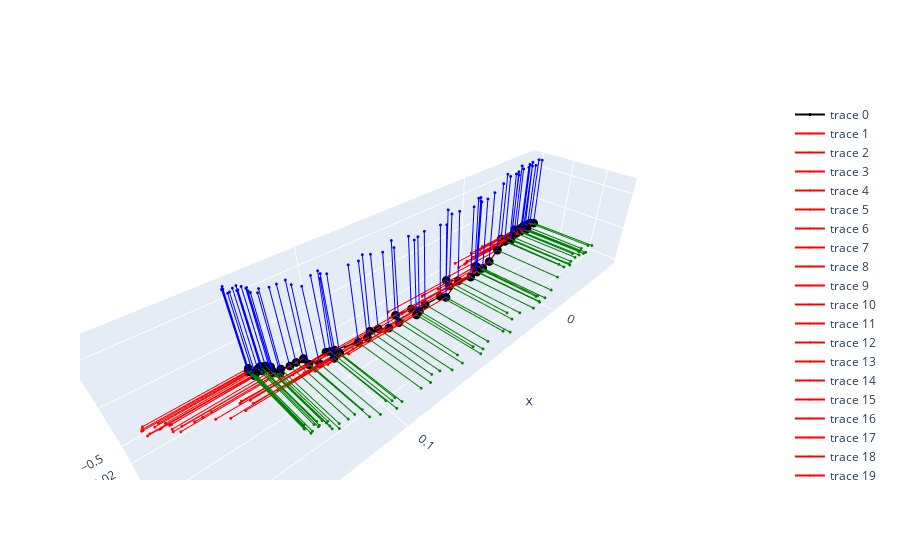

Notebook source saved alongside this figure:
### Code cell
x_unit = np.array([[1],[0],[0]]) * 0.04
y_unit = np.array([[0],[1],[0]]) * 0.04
z_unit = np.array([[0],[0],[1]]) * 0.04

x_ends = []
y_ends = []
z_ends = []

for i in range(len(orientations)):
    x_ends.append(orientations[i] @ x_unit)
    y_ends.append(orientations[i] @ y_unit)
    z_ends.append(orientations[i] @ z_unit)

layout = go.Layout(scene=dict(aspectmode='data'))

arrows = []

for i in range(len(x_ends)):
    arrows.append(go.Scatter3d(x=[positions[i][0], positions[i][0] + x_ends[i][0][0]],
                               y=[positions[i][1], positions[i][1] + x_ends[i][1][0]],
                               z=[positions[i][2], positions[i][2] + x_ends[i][2][0]],
                               marker_size=1, line=dict(color='red',width=2)))

for i in range(len(y_ends)):
    arrows.append(go.Scatter3d(x=[positions[i][0], positions[i][0] + y_ends[i][0][0]],
                               y=[positions[i][1], positions[i][1] + y_ends[i][1][0]],
                               z=[positions[i][2], positions[i][2] + y_ends[i][2][0]],
                               marker_size=1, line=dict(color='green',width=2)))

for i in range(len(z_ends)):
    arrows.append(go.Scatter3d(x=[positions[i][0], positions[i][0] + z_ends[i][0][0]],
                               y=[positions[i][1], positions[i][1] + z_ends[i][1][0]],
                               z=[positions[i][2], positions[i][2] + z_ends[i][2][0]],
                               marker_size=1, line=dict(color='blue',width=2)))

fig = go.Figure(data=[go.Scatter3d(x=positions.T[0], y=positions.T[1], z=positions.T[2],
                                    marker_size=3, text=np.arange(0, len(positions)), line=dict(color='black',width=2))] + arrows,
                                    layout=layout)

fig.show()

### Figure 1 — Plotly figure (JSON) as saved in the notebook; plotly's stock layout.template omitted (floating-point values rounded to 4 significant figures)
{"data": [{"line": {"color": "black", "width": 2}, "marker": {"size": 3}, "text": [0, 1, 2, 3, 4, 5, 6, 7, 8, 9, 10, 11, 12, 13, 14, 15, 16, 17, 18, 19, 20, 21, 22, 23, 24, 25, 26, 27, 28, 29, 30, 31, 32, 33, 34, 35, 36, 37, 38, 39, 40, 41, 42, 43, 44, 45, 46, 47, 48, 49, 50, 51, 52, 53, 54, 55, 56, 57, 58, 59, 60, 61, 62, 63, 64, 65], "type": "scatter3d", "x": [-0.05017, -0.05379, -0.04602, -0.04797, -0.05558, -0.04758, -0.0432, -0.03203, -0.04534, -0.04072, -0.03844, -0.03327, -0.02801, -0.0313, -0.01702, -0.02689, -0.003652, 0.002686, 0.007919, 0.003917, 0.007936, 0.004376, 0.0134, 0.0275, 0.02461, 0.01943, 0.03477, 0.03518, 0.04591, 0.05137, 0.0549, 0.05231, 0.06249, 0.06412, 0.07033, 0.07822, 0.07321, 0.08193, 0.08679, 0.1002, 0.0969, 0.1007, 0.09628, 0.0999, 0.1104, 0.1098, 0.1056, 0.1132, 0.1162, 0.1205, 0.1216, 0.1236, 0.1234, 0.1261, 0.1234, 0.1298, 0.1275, 0.1315, 0.1312, 0.131, 0.1306, 0.1266, 0.1307, 0.126, 0.1228, 0.1242], "y": [-0.01907, -0.01718, -0.01826, -0.01512, -0.01567, -0.01855, -0.01644, -0.0153, -0.01504, -0.01922, -0.01626, -0.01576, -0.01955, -0.01559, -0.01373, -0.01602, -0.009037, -0.008335, -0.008056, -0.01182, -0.008332, -0.01242, -0.007705, -0.01007, -0.01498, -0.01118, -0.005619, -0.009154, -0.009329, -0.007778, -0.006163, -0.0125, -0.01274, -0.008513, -0.008654, -0.01269, -0.01287, -0.009795, -0.01016, -0.01207, -0.01027, -0.00902, -0.01523, -0.01646, -0.01323, -0.01826, -0.01308, -0.01876, -0.01871, -0.01806, -0.01658, -0.01802, -0.02184, -0.02379, -0.01983, -0.02077, -0.02338, -0.02341, -0.02399, -0.02341, -0.02466, -0.02215, -0.02038, -0.02252, -0.02221, -0.02351], "z": [-0.4941, -0.493, -0.4941, -0.4944, -0.4932, -0.4946, -0.4945, -0.4958, -0.494, -0.4936, -0.494, -0.4942, -0.4952, -0.4948, -0.496, -0.495, -0.4957, -0.497, -0.4968, -0.4968, -0.4964, -0.4971, -0.4974, -0.4973, -0.4976, -0.4986, -0.4986, -0.4996, -0.4992, -0.4993, -0.4989, -0.5002, -0.4985, -0.4997, -0.4995, -0.499, -0.5007, -0.4991, -0.4989, -0.4967, -0.4986, -0.4984, -0.5006, -0.5003, -0.4983, -0.4985, -0.5009, -0.4989, -0.4988, -0.4971, -0.4976, -0.4972, -0.4971, -0.4956, -0.4972, -0.4951, -0.4957, -0.4947, -0.4947, -0.4947, -0.4942, -0.4966, -0.4951, -0.4968, -0.4971, -0.4966]}, {"line": {"color": "red", "width": 2}, "marker": {"size": 1}, "type": "scatter3d", "x": [-0.05017, -0.01019], "y": [-0.01907, -0.01959], "z": [-0.4941, -0.4932]}, {"line": {"color": "red", "width": 2}, "marker": {"size": 1}, "type": "scatter3d", "x": [-0.05379, -0.0138], "y": [-0.01718, -0.01763], "z": [-0.493, -0.4925]}, {"line": {"color": "red", "width": 2}, "marker": {"size": 1}, "type": "scatter3d", "x": [-0.04602, -0.006033], "y": [-0.01826, -0.01878], "z": [-0.4941, -0.4932]}, {"line": {"color": "red", "width": 2}, "marker": {"size": 1}, "type": "scatter3d", "x": [-0.04797, -0.007976], "y": [-0.01512, -0.0156], "z": [-0.4944, -0.4937]}, {"line": {"color": "red", "width": 2}, "marker": {"size": 1}, "type": "scatter3d", "x": [-0.05558, -0.01559], "y": [-0.01567, -0.01625], "z": [-0.4932, -0.4933]}, {"line": {"color": "red", "width": 2}, "marker": {"size": 1}, "type": "scatter3d", "x": [-0.04758, -0.007586], "y": [-0.01855, -0.01905], "z": [-0.4946, -0.4942]}, {"line": {"color": "red", "width": 2}, "marker": {"size": 1}, "type": "scatter3d", "x": [-0.0432, -0.003209], "y": [-0.01644, -0.01698], "z": [-0.4945, -0.4941]}, {"line": {"color": "red", "width": 2}, "marker": {"size": 1}, "type": "scatter3d", "x": [-0.03203, 0.007951], "y": [-0.0153, -0.01586], "z": [-0.4958, -0.4947]}, {"line": {"color": "red", "width": 2}, "marker": {"size": 1}, "type": "scatter3d", "x": [-0.04534, -0.005343], "y": [-0.01504, -0.01562], "z": [-0.494, -0.4941]}, {"line": {"color": "red", "width": 2}, "marker": {"size": 1}, "type": "scatter3d", "x": [-0.04072, -0.000718], "y": [-0.01922, -0.0197], "z": [-0.4936, -0.4936]}, {"line": {"color": "red", "width": 2}, "marker": {"size": 1}, "type": "scatter3d", "x": [-0.03844, 0.001552], "y": [-0.01626, -0.01677], "z": [-0.494, -0.4941]}, {"line": {"color": "red", "width": 2}, "marker": {"size": 1}, "type": "scatter3d", "x": [-0.03327, 0.006726], "y": [-0.01576, -0.01627], "z": [-0.4942, -0.4942]}, {"line": {"color": "red", "width": 2}, "marker": {"size": 1}, "type": "scatter3d", "x": [-0.02801, 0.01198], "y": [-0.01955, -0.02019], "z": [-0.4952, -0.495]}, {"line": {"color": "red", "width": 2}, "marker": {"size": 1}, "type": "scatter3d", "x": [-0.0313, 0.008696], "y": [-0.01559, -0.01619], "z": [-0.4948, -0.4951]}, {"line": {"color": "red", "width": 2}, "marker": {"size": 1}, "type": "scatter3d", "x": [-0.01702, 0.02297], "y": [-0.01373, -0.01435], "z": [-0.496, -0.4954]}, {"line": {"color": "red", "width": 2}, "marker": {"size": 1}, "type": "scatter3d", "x": [-0.02689, 0.0131], "y": [-0.01602, -0.0166], "z": [-0.495, -0.4955]}, {"line": {"color": "red", "width": 2}, "marker": {"size": 1}, "type": "scatter3d", "x": [-0.003652, 0.03633], "y": [-0.009037, -0.009573], "z": [-0.4957, -0.4948]}, {"line": {"color": "red", "width": 2}, "marker": {"size": 1}, "type": "scatter3d", "x": [0.002686, 0.04267], "y": [-0.008335, -0.008868], "z": [-0.497, -0.4959]}, {"line": {"color": "red", "width": 2}, "marker": {"size": 1}, "type": "scatter3d", "x": [0.007919, 0.0479], "y": [-0.008056, -0.008529], "z": [-0.4968, -0.4956]}, {"line": {"color": "red", "width": 2}, "marker": {"size": 1}, "type": "scatter3d", "x": [0.003917, 0.04391], "y": [-0.01182, -0.01235], "z": [-0.4968, -0.496]}, {"line": {"color": "red", "width": 2}, "marker": {"size": 1}, "type": "scatter3d", "x": [0.007936, 0.04792], "y": [-0.008332, -0.008887], "z": [-0.4964, -0.4956]}, {"line": {"color": "red", "width": 2}, "marker": {"size": 1}, "type": "scatter3d", "x": [0.004376, 0.04437], "y": [-0.01242, -0.01298], "z": [-0.4971, -0.4968]}, {"line": {"color": "red", "width": 2}, "marker": {"size": 1}, "type": "scatter3d", "x": [0.0134, 0.05339], "y": [-0.007705, -0.008225], "z": [-0.4974, -0.4967]}, {"line": {"color": "red", "width": 2}, "marker": {"size": 1}, "type": "scatter3d", "x": [0.0275, 0.06747], "y": [-0.01007, -0.01052], "z": [-0.4973, -0.496]}, {"line": {"color": "red", "width": 2}, "marker": {"size": 1}, "type": "scatter3d", "x": [0.02461, 0.0646], "y": [-0.01498, -0.01538], "z": [-0.4976, -0.4969]}, {"line": {"color": "red", "width": 2}, "marker": {"size": 1}, "type": "scatter3d", "x": [0.01943, 0.05943], "y": [-0.01118, -0.01161], "z": [-0.4986, -0.4987]}, {"line": {"color": "red", "width": 2}, "marker": {"size": 1}, "type": "scatter3d", "x": [0.03477, 0.07476], "y": [-0.005619, -0.005973], "z": [-0.4986, -0.4979]}, {"line": {"color": "red", "width": 2}, "marker": {"size": 1}, "type": "scatter3d", "x": [0.03518, 0.07518], "y": [-0.009154, -0.009456], "z": [-0.4996, -0.4993]}, {"line": {"color": "red", "width": 2}, "marker": {"size": 1}, "type": "scatter3d", "x": [0.04591, 0.0859], "y": [-0.009329, -0.00965], "z": [-0.4992, -0.4984]}, {"line": {"color": "red", "width": 2}, "marker": {"size": 1}, "type": "scatter3d", "x": [0.05137, 0.09136], "y": [-0.007778, -0.00806], "z": [-0.4993, -0.4984]}, {"line": {"color": "red", "width": 2}, "marker": {"size": 1}, "type": "scatter3d", "x": [0.0549, 0.09489], "y": [-0.006163, -0.006406], "z": [-0.4989, -0.4981]}, {"line": {"color": "red", "width": 2}, "marker": {"size": 1}, "type": "scatter3d", "x": [0.05231, 0.0923], "y": [-0.0125, -0.01273], "z": [-0.5002, -0.4998]}, {"line": {"color": "red", "width": 2}, "marker": {"size": 1}, "type": "scatter3d", "x": [0.06249, 0.1025], "y": [-0.01274, -0.01296], "z": [-0.4985, -0.4978]}, {"line": {"color": "red", "width": 2}, "marker": {"size": 1}, "type": "scatter3d", "x": [0.06412, 0.1041], "y": [-0.008513, -0.008629], "z": [-0.4997, -0.4993]}, {"line": {"color": "red", "width": 2}, "marker": {"size": 1}, "type": "scatter3d", "x": [0.07033, 0.1103], "y": [-0.008654, -0.00876], "z": [-0.4995, -0.499]}, {"line": {"color": "red", "width": 2}, "marker": {"size": 1}, "type": "scatter3d", "x": [0.07822, 0.1182], "y": [-0.01269, -0.01278], "z": [-0.499, -0.4983]}, {"line": {"color": "red", "width": 2}, "marker": {"size": 1}, "type": "scatter3d", "x": [0.07321, 0.1132], "y": [-0.01287, -0.01293], "z": [-0.5007, -0.5007]}, {"line": {"color": "red", "width": 2}, "marker": {"size": 1}, "type": "scatter3d", "x": [0.08193, 0.1219], "y": [-0.009795, -0.009774], "z": [-0.4991, -0.4988]}, {"line": {"color": "red", "width": 2}, "marker": {"size": 1}, "type": "scatter3d", "x": [0.08679, 0.1268], "y": [-0.01016, -0.01013], "z": [-0.4989, -0.4986]}, {"line": {"color": "red", "width": 2}, "marker": {"size": 1}, "type": "scatter3d", "x": [0.1002, 0.1402], "y": [-0.01207, -0.01201], "z": [-0.4967, -0.4957]}, {"line": {"color": "red", "width": 2}, "marker": {"size": 1}, "type": "scatter3d", "x": [0.0969, 0.1369], "y": [-0.01027, -0.01023], "z": [-0.4986, -0.4982]}, {"line": {"color": "red", "width": 2}, "marker": {"size": 1}, "type": "scatter3d", "x": [0.1007, 0.1407], "y": [-0.00902, -0.008935], "z": [-0.4984, -0.4981]}, {"line": {"color": "red", "width": 2}, "marker": {"size": 1}, "type": "scatter3d", "x": [0.09628, 0.1363], "y": [-0.01523, -0.01516], "z": [-0.5006, -0.5009]}, {"line": {"color": "red", "width": 2}, "marker": {"size": 1}, "type": "scatter3d", "x": [0.0999, 0.1399], "y": [-0.01646, -0.01632], "z": [-0.5003, -0.5006]}, {"line": {"color": "red", "width": 2}, "marker": {"size": 1}, "type": "scatter3d", "x": [0.1104, 0.1504], "y": [-0.01323, -0.01299], "z": [-0.4983, -0.4981]}, {"line": {"color": "red", "width": 2}, "marker": {"size": 1}, "type": "scatter3d", "x": [0.1098, 0.1498], "y": [-0.01826, -0.01807], "z": [-0.4985, -0.4987]}, {"line": {"color": "red", "width": 2}, "marker": {"size": 1}, "type": "scatter3d", "x": [0.1056, 0.1456], "y": [-0.01308, -0.01282], "z": [-0.5009, -0.5016]}, {"line": {"color": "red", "width": 2}, "marker": {"size": 1}, "type": "scatter3d", "x": [0.1132, 0.1531], "y": [-0.01876, -0.01847], "z": [-0.4989, -0.4993]}, {"line": {"color": "red", "width": 2}, "marker": {"size": 1}, "type": "scatter3d", "x": [0.1162, 0.1562], "y": [-0.01871, -0.01841], "z": [-0.4988, -0.4992]}, {"line": {"color": "red", "width": 2}, "marker": {"size": 1}, "type": "scatter3d", "x": [0.1205, 0.1605], "y": [-0.01806, -0.01773], "z": [-0.4971, -0.4973]}, {"line": {"color": "red", "width": 2}, "marker": {"size": 1}, "type": "scatter3d", "x": [0.1216, 0.1616], "y": [-0.01658, -0.01618], "z": [-0.4976, -0.4979]}, {"line": {"color": "red", "width": 2}, "marker": {"size": 1}, "type": "scatter3d", "x": [0.1236, 0.1636], "y": [-0.01802, -0.01765], "z": [-0.4972, -0.4975]}, {"line": {"color": "red", "width": 2}, "marker": {"size": 1}, "type": "scatter3d", "x": [0.1234, 0.1634], "y": [-0.02184, -0.02149], "z": [-0.4971, -0.4975]}, {"line": {"color": "red", "width": 2}, "marker": {"size": 1}, "type": "scatter3d", "x": [0.1261, 0.1661], "y": [-0.02379, -0.0234], "z": [-0.4956, -0.4958]}, {"line": {"color": "red", "width": 2}, "marker": {"size": 1}, "type": "scatter3d", "x": [0.1234, 0.1634], "y": [-0.01983, -0.0194], "z": [-0.4972, -0.4978]}, {"line": {"color": "red", "width": 2}, "marker": {"size": 1}, "type": "scatter3d", "x": [0.1298, 0.1698], "y": [-0.02077, -0.02029], "z": [-0.4951, -0.4952]}, {"line": {"color": "red", "width": 2}, "marker": {"size": 1}, "type": "scatter3d", "x": [0.1275, 0.1675], "y": [-0.02338, -0.02296], "z": [-0.4957, -0.4961]}, {"line": {"color": "red", "width": 2}, "marker": {"size": 1}, "type": "scatter3d", "x": [0.1315, 0.1714], "y": [-0.02341, -0.02291], "z": [-0.4947, -0.4947]}, {"line": {"color": "red", "width": 2}, "marker": {"size": 1}, "type": "scatter3d", "x": [0.1312, 0.1712], "y": [-0.02399, -0.0236], "z": [-0.4947, -0.4947]}, {"line": {"color": "red", "width": 2}, "marker": {"size": 1}, "type": "scatter3d", "x": [0.131, 0.171], "y": [-0.02341, -0.02291], "z": [-0.4947, -0.4947]}, {"line": {"color": "red", "width": 2}, "marker": {"size": 1}, "type": "scatter3d", "x": [0.1306, 0.1706], "y": [-0.02466, -0.0242], "z": [-0.4942, -0.4942]}, {"line": {"color": "red", "width": 2}, "marker": {"size": 1}, "type": "scatter3d", "x": [0.1266, 0.1666], "y": [-0.02215, -0.02172], "z": [-0.4966, -0.497]}, {"line": {"color": "red", "width": 2}, "marker": {"size": 1}, "type": "scatter3d", "x": [0.1307, 0.1707], "y": [-0.02038, -0.0199], "z": [-0.4951, -0.4952]}, {"line": {"color": "red", "width": 2}, "marker": {"size": 1}, "type": "scatter3d", "x": [0.126, 0.166], "y": [-0.02252, -0.02207], "z": [-0.4968, -0.4973]}, {"line": {"color": "red", "width": 2}, "marker": {"size": 1}, "type": "scatter3d", "x": [0.1228, 0.1628], "y": [-0.02221, -0.02169], "z": [-0.4971, -0.4978]}, {"line": {"color": "red", "width": 2}, "marker": {"size": 1}, "type": "scatter3d", "x": [0.1242, 0.1642], "y": [-0.02351, -0.02305], "z": [-0.4966, -0.4971]}, {"line": {"color": "green", "width": 2}, "marker": {"size": 1}, "type": "scatter3d", "x": [-0.05017, -0.04966], "y": [-0.01907, 0.02093], "z": [-0.4941, -0.494]}, {"line": {"color": "green", "width": 2}, "marker": {"size": 1}, "type": "scatter3d", "x": [-0.05379, -0.05335], "y": [-0.01718, 0.02282], "z": [-0.493, -0.4928]}, {"line": {"color": "green", "width": 2}, "marker": {"size": 1}, "type": "scatter3d", "x": [-0.04602, -0.0455], "y": [-0.01826, 0.02173], "z": [-0.4941, -0.494]}, {"line": {"color": "green", "width": 2}, "marker": {"size": 1}, "type": "scatter3d", "x": [-0.04797, -0.04749], "y": [-0.01512, 0.02487], "z": [-0.4944, -0.494]}, {"line": {"color": "green", "width": 2}, "marker": {"size": 1}, "type": "scatter3d", "x": [-0.05558, -0.05501], "y": [-0.01567, 0.02432], "z": [-0.4932, -0.4928]}, {"line": {"color": "green", "width": 2}, "marker": {"size": 1}, "type": "scatter3d", "x": [-0.04758, -0.04708], "y": [-0.01855, 0.02145], "z": [-0.4946, -0.4944]}, {"line": {"color": "green", "width": 2}, "marker": {"size": 1}, "type": "scatter3d", "x": [-0.0432, -0.04267], "y": [-0.01644, 0.02355], "z": [-0.4945, -0.4942]}, {"line": {"color": "green", "width": 2}, "marker": {"size": 1}, "type": "scatter3d", "x": [-0.03203, -0.03148], "y": [-0.0153, 0.0247], "z": [-0.4958, -0.4954]}, {"line": {"color": "green", "width": 2}, "marker": {"size": 1}, "type": "scatter3d", "x": [-0.04534, -0.04476], "y": [-0.01504, 0.02495], "z": [-0.494, -0.4935]}, {"line": {"color": "green", "width": 2}, "marker": {"size": 1}, "type": "scatter3d", "x": [-0.04072, -0.04024], "y": [-0.01922, 0.02078], "z": [-0.4936, -0.4935]}, {"line": {"color": "green", "width": 2}, "marker": {"size": 1}, "type": "scatter3d", "x": [-0.03844, -0.03793], "y": [-0.01626, 0.02374], "z": [-0.494, -0.4937]}, {"line": {"color": "green", "width": 2}, "marker": {"size": 1}, "type": "scatter3d", "x": [-0.03327, -0.03276], "y": [-0.01576, 0.02424], "z": [-0.4942, -0.4938]}, {"line": {"color": "green", "width": 2}, "marker": {"size": 1}, "type": "scatter3d", "x": [-0.02801, -0.02737], "y": [-0.01955, 0.02045], "z": [-0.4952, -0.495]}, {"line": {"color": "green", "width": 2}, "marker": {"size": 1}, "type": "scatter3d", "x": [-0.0313, -0.03069], "y": [-0.01559, 0.02441], "z": [-0.4948, -0.4944]}, {"line": {"color": "green", "width": 2}, "marker": {"size": 1}, "type": "scatter3d", "x": [-0.01702, -0.01641], "y": [-0.01373, 0.02626], "z": [-0.496, -0.4954]}, {"line": {"color": "green", "width": 2}, "marker": {"size": 1}, "type": "scatter3d", "x": [-0.02689, -0.02631], "y": [-0.01602, 0.02397], "z": [-0.495, -0.4946]}, {"line": {"color": "green", "width": 2}, "marker": {"size": 1}, "type": "scatter3d", "x": [-0.003652, -0.003138], "y": [-0.009037, 0.03095], "z": [-0.4957, -0.4948]}, {"line": {"color": "green", "width": 2}, "marker": {"size": 1}, "type": "scatter3d", "x": [0.002686, 0.003192], "y": [-0.008335, 0.03165], "z": [-0.497, -0.496]}, {"line": {"color": "green", "width": 2}, "marker": {"size": 1}, "type": "scatter3d", "x": [0.007919, 0.00836], "y": [-0.008056, 0.03193], "z": [-0.4968, -0.4958]}, {"line": {"color": "green", "width": 2}, "marker": {"size": 1}, "type": "scatter3d", "x": [0.003917, 0.004429], "y": [-0.01182, 0.02817], "z": [-0.4968, -0.496]}, {"line": {"color": "green", "width": 2}, "marker": {"size": 1}, "type": "scatter3d", "x": [0.007936, 0.008468], "y": [-0.008332, 0.03165], "z": [-0.4964, -0.4954]}, {"line": {"color": "green", "width": 2}, "marker": {"size": 1}, "type": "scatter3d", "x": [0.004376, 0.004926], "y": [-0.01242, 0.02757], "z": [-0.4971, -0.4963]}, {"line": {"color": "green", "width": 2}, "marker": {"size": 1}, "type": "scatter3d", "x": [0.0134, 0.0139], "y": [-0.007705, 0.03228], "z": [-0.4974, -0.4962]}, {"line": {"color": "green", "width": 2}, "marker": {"size": 1}, "type": "scatter3d", "x": [0.0275, 0.02792], "y": [-0.01007, 0.02991], "z": [-0.4973, -0.4963]}, {"line": {"color": "green", "width": 2}, "marker": {"size": 1}, "type": "scatter3d", "x": [0.02461, 0.025], "y": [-0.01498, 0.02501], "z": [-0.4976, -0.4969]}, {"line": {"color": "green", "width": 2}, "marker": {"size": 1}, "type": "scatter3d", "x": [0.01943, 0.01986], "y": [-0.01118, 0.02881], "z": [-0.4986, -0.4977]}, {"line": {"color": "green", "width": 2}, "marker": {"size": 1}, "type": "scatter3d", "x": [0.03477, 0.0351], "y": [-0.005619, 0.03436], "z": [-0.4986, -0.4973]}, {"line": {"color": "green", "width": 2}, "marker": {"size": 1}, "type": "scatter3d", "x": [0.03518, 0.03548], "y": [-0.009154, 0.03083], "z": [-0.4996, -0.4986]}, {"line": {"color": "green", "width": 2}, "marker": {"size": 1}, "type": "scatter3d", "x": [0.04591, 0.04621], "y": [-0.009329, 0.03066], "z": [-0.4992, -0.4981]}, {"line": {"color": "green", "width": 2}, "marker": {"size": 1}, "type": "scatter3d", "x": [0.05137, 0.05163], "y": [-0.007778, 0.0322], "z": [-0.4993, -0.4981]}, {"line": {"color": "green", "width": 2}, "marker": {"size": 1}, "type": "scatter3d", "x": [0.0549, 0.05512], "y": [-0.006163, 0.03381], "z": [-0.4989, -0.4976]}, {"line": {"color": "green", "width": 2}, "marker": {"size": 1}, "type": "scatter3d", "x": [0.05231, 0.05253], "y": [-0.0125, 0.02749], "z": [-0.5002, -0.4992]}, {"line": {"color": "green", "width": 2}, "marker": {"size": 1}, "type": "scatter3d", "x": [0.06249, 0.06269], "y": [-0.01274, 0.02725], "z": [-0.4985, -0.4976]}, {"line": {"color": "green", "width": 2}, "marker": {"size": 1}, "type": "scatter3d", "x": [0.06412, 0.06422], "y": [-0.008513, 0.03147], "z": [-0.4997, -0.4984]}, {"line": {"color": "green", "width": 2}, "marker": {"size": 1}, "type": "scatter3d", "x": [0.07033, 0.07043], "y": [-0.008654, 0.03132], "z": [-0.4995, -0.4981]}, {"line": {"color": "green", "width": 2}, "marker": {"size": 1}, "type": "scatter3d", "x": [0.07822, 0.07829], "y": [-0.01269, 0.02729], "z": [-0.499, -0.498]}, {"line": {"color": "green", "width": 2}, "marker": {"size": 1}, "type": "scatter3d", "x": [0.07321, 0.07327], "y": [-0.01287, 0.02712], "z": [-0.5007, -0.4996]}, {"line": {"color": "green", "width": 2}, "marker": {"size": 1}, "type": "scatter3d", "x": [0.08193, 0.0819], "y": [-0.009795, 0.03018], "z": [-0.4991, -0.4978]}, {"line": {"color": "green", "width": 2}, "marker": {"size": 1}, "type": "scatter3d", "x": [0.08679, 0.08676], "y": [-0.01016, 0.02982], "z": [-0.4989, -0.4976]}, {"line": {"color": "green", "width": 2}, "marker": {"size": 1}, "type": "scatter3d", "x": [0.1002, 0.1002], "y": [-0.01207, 0.02792], "z": [-0.4967, -0.4955]}, {"line": {"color": "green", "width": 2}, "marker": {"size": 1}, "type": "scatter3d", "x": [0.0969, 0.09684], "y": [-0.01027, 0.02971], "z": [-0.4986, -0.4973]}, {"line": {"color": "green", "width": 2}, "marker": {"size": 1}, "type": "scatter3d", "x": [0.1007, 0.1006], "y": [-0.00902, 0.03095], "z": [-0.4984, -0.497]}, {"line": {"color": "green", "width": 2}, "marker": {"size": 1}, "type": "scatter3d", "x": [0.09628, 0.09622], "y": [-0.01523, 0.02476], "z": [-0.5006, -0.4996]}, {"line": {"color": "green", "width": 2}, "marker": {"size": 1}, "type": "scatter3d", "x": [0.0999, 0.09976], "y": [-0.01646, 0.02353], "z": [-0.5003, -0.4994]}, {"line": {"color": "green", "width": 2}, "marker": {"size": 1}, "type": "scatter3d", "x": [0.1104, 0.1102], "y": [-0.01323, 0.02675], "z": [-0.4983, -0.4972]}, {"line": {"color": "green", "width": 2}, "marker": {"size": 1}, "type": "scatter3d", "x": [0.1098, 0.1097], "y": [-0.01826, 0.02173], "z": [-0.4985, -0.4978]}, {"line": {"color": "green", "width": 2}, "marker": {"size": 1}, "type": "scatter3d", "x": [0.1056, 0.1054], "y": [-0.01308, 0.0269], "z": [-0.5009, -0.4998]}, {"line": {"color": "green", "width": 2}, "marker": {"size": 1}, "type": "scatter3d", "x": [0.1132, 0.1129], "y": [-0.01876, 0.02123], "z": [-0.4989, -0.4982]}, {"line": {"color": "green", "width": 2}, "marker": {"size": 1}, "type": "scatter3d", "x": [0.1162, 0.1159], "y": [-0.01871, 0.02129], "z": [-0.4988, -0.4982]}, {"line": {"color": "green", "width": 2}, "marker": {"size": 1}, "type": "scatter3d", "x": [0.1205, 0.1202], "y": [-0.01806, 0.02193], "z": [-0.4971, -0.4964]}, {"line": {"color": "green", "width": 2}, "marker": {"size": 1}, "type": "scatter3d", "x": [0.1216, 0.1212], "y": [-0.01658, 0.02341], "z": [-0.4976, -0.4968]}, {"line": {"color": "green", "width": 2}, "marker": {"size": 1}, "type": "scatter3d", "x": [0.1236, 0.1232], "y": [-0.01802, 0.02197], "z": [-0.4972, -0.4965]}, {"line": {"color": "green", "width": 2}, "marker": {"size": 1}, "type": "scatter3d", "x": [0.1234, 0.1231], "y": [-0.02184, 0.01816], "z": [-0.4971, -0.4967]}, {"line": {"color": "green", "width": 2}, "marker": {"size": 1}, "type": "scatter3d", "x": [0.1261, 0.1257], "y": [-0.02379, 0.01621], "z": [-0.4956, -0.4953]}, {"line": {"color": "green", "width": 2}, "marker": {"size": 1}, "type": "scatter3d", "x": [0.1234, 0.123], "y": [-0.01983, 0.02017], "z": [-0.4972, -0.4967]}, {"line": {"color": "green", "width": 2}, "marker": {"size": 1}, "type": "scatter3d", "x": [0.1298, 0.1294], "y": [-0.02077, 0.01923], "z": [-0.4951, -0.4947]}, {"line": {"color": "green", "width": 2}, "marker": {"size": 1}, "type": "scatter3d", "x": [0.1275, 0.1271], "y": [-0.02338, 0.01662], "z": [-0.4957, -0.4955]}, {"line": {"color": "green", "width": 2}, "marker": {"size": 1}, "type": "scatter3d", "x": [0.1315, 0.131], "y": [-0.02341, 0.01659], "z": [-0.4947, -0.4945]}, {"line": {"color": "green", "width": 2}, "marker": {"size": 1}, "type": "scatter3d", "x": [0.1312, 0.1308], "y": [-0.02399, 0.01601], "z": [-0.4947, -0.4945]}, {"line": {"color": "green", "width": 2}, "marker": {"size": 1}, "type": "scatter3d", "x": [0.131, 0.1305], "y": [-0.02341, 0.01659], "z": [-0.4947, -0.4945]}, {"line": {"color": "green", "width": 2}, "marker": {"size": 1}, "type": "scatter3d", "x": [0.1306, 0.1302], "y": [-0.02466, 0.01534], "z": [-0.4942, -0.4941]}, {"line": {"color": "green", "width": 2}, "marker": {"size": 1}, "type": "scatter3d", "x": [0.1266, 0.1262], "y": [-0.02215, 0.01785], "z": [-0.4966, -0.4963]}, {"line": {"color": "green", "width": 2}, "marker": {"size": 1}, "type": "scatter3d", "x": [0.1307, 0.1302], "y": [-0.02038, 0.01962], "z": [-0.4951, -0.4947]}, {"line": {"color": "green", "width": 2}, "marker": {"size": 1}, "type": "scatter3d", "x": [0.126, 0.1256], "y": [-0.02252, 0.01748], "z": [-0.4968, -0.4965]}, {"line": {"color": "green", "width": 2}, "marker": {"size": 1}, "type": "scatter3d", "x": [0.1228, 0.1222], "y": [-0.02221, 0.01779], "z": [-0.4971, -0.4969]}, {"line": {"color": "green", "width": 2}, "marker": {"size": 1}, "type": "scatter3d", "x": [0.1242, 0.1237], "y": [-0.02351, 0.01649], "z": [-0.4966, -0.4964]}, {"line": {"color": "blue", "width": 2}, "marker": {"size": 1}, "type": "scatter3d", "x": [-0.05017, -0.05108], "y": [-0.01907, -0.01919], "z": [-0.4941, -0.4541]}, {"line": {"color": "blue", "width": 2}, "marker": {"size": 1}, "type": "scatter3d", "x": [-0.05379, -0.05429], "y": [-0.01718, -0.0174], "z": [-0.493, -0.453]}, {"line": {"color": "blue", "width": 2}, "marker": {"size": 1}, "type": "scatter3d", "x": [-0.04602, -0.047], "y": [-0.01826, -0.01839], "z": [-0.4941, -0.4542]}, {"line": {"color": "blue", "width": 2}, "marker": {"size": 1}, "type": "scatter3d", "x": [-0.04797, -0.04863], "y": [-0.01512, -0.0155], "z": [-0.4944, -0.4544]}, {"line": {"color": "blue", "width": 2}, "marker": {"size": 1}, "type": "scatter3d", "x": [-0.05558, -0.05549], "y": [-0.01567, -0.01602], "z": [-0.4932, -0.4532]}, {"line": {"color": "blue", "width": 2}, "marker": {"size": 1}, "type": "scatter3d", "x": [-0.04758, -0.04791], "y": [-0.01855, -0.01869], "z": [-0.4946, -0.4546]}, {"line": {"color": "blue", "width": 2}, "marker": {"size": 1}, "type": "scatter3d", "x": [-0.0432, -0.04368], "y": [-0.01644, -0.01675], "z": [-0.4945, -0.4545]}, {"line": {"color": "blue", "width": 2}, "marker": {"size": 1}, "type": "scatter3d", "x": [-0.03203, -0.03317], "y": [-0.0153, -0.01572], "z": [-0.4958, -0.4558]}, {"line": {"color": "blue", "width": 2}, "marker": {"size": 1}, "type": "scatter3d", "x": [-0.04534, -0.04522], "y": [-0.01504, -0.01552], "z": [-0.494, -0.454]}, {"line": {"color": "blue", "width": 2}, "marker": {"size": 1}, "type": "scatter3d", "x": [-0.04072, -0.04073], "y": [-0.01922, -0.01936], "z": [-0.4936, -0.4536]}, {"line": {"color": "blue", "width": 2}, "marker": {"size": 1}, "type": "scatter3d", "x": [-0.03844, -0.0384], "y": [-0.01626, -0.01663], "z": [-0.494, -0.454]}, {"line": {"color": "blue", "width": 2}, "marker": {"size": 1}, "type": "scatter3d", "x": [-0.03327, -0.03335], "y": [-0.01576, -0.01618], "z": [-0.4942, -0.4542]}, {"line": {"color": "blue", "width": 2}, "marker": {"size": 1}, "type": "scatter3d", "x": [-0.02801, -0.02821], "y": [-0.01955, -0.01966], "z": [-0.4952, -0.4552]}, {"line": {"color": "blue", "width": 2}, "marker": {"size": 1}, "type": "scatter3d", "x": [-0.0313, -0.03097], "y": [-0.01559, -0.016], "z": [-0.4948, -0.4548]}, {"line": {"color": "blue", "width": 2}, "marker": {"size": 1}, "type": "scatter3d", "x": [-0.01702, -0.01754], "y": [-0.01373, -0.01428], "z": [-0.496, -0.456]}, {"line": {"color": "blue", "width": 2}, "marker": {"size": 1}, "type": "scatter3d", "x": [-0.02689, -0.02634], "y": [-0.01602, -0.0164], "z": [-0.495, -0.455]}, {"line": {"color": "blue", "width": 2}, "marker": {"size": 1}, "type": "scatter3d", "x": [-0.003652, -0.004563], "y": [-0.009037, -0.00996], "z": [-0.4957, -0.4557]}, {"line": {"color": "blue", "width": 2}, "marker": {"size": 1}, "type": "scatter3d", "x": [0.002686, 0.001607], "y": [-0.008335, -0.009336], "z": [-0.497, -0.457]}, {"line": {"color": "blue", "width": 2}, "marker": {"size": 1}, "type": "scatter3d", "x": [0.007919, 0.006667], "y": [-0.008056, -0.009083], "z": [-0.4968, -0.4569]}, {"line": {"color": "blue", "width": 2}, "marker": {"size": 1}, "type": "scatter3d", "x": [0.003917, 0.003144], "y": [-0.01182, -0.01258], "z": [-0.4968, -0.4568]}, {"line": {"color": "blue", "width": 2}, "marker": {"size": 1}, "type": "scatter3d", "x": [0.007936, 0.007075], "y": [-0.008332, -0.009397], "z": [-0.4964, -0.4564]}, {"line": {"color": "blue", "width": 2}, "marker": {"size": 1}, "type": "scatter3d", "x": [0.004376, 0.004088], "y": [-0.01242, -0.01319], "z": [-0.4971, -0.4571]}, {"line": {"color": "blue", "width": 2}, "marker": {"size": 1}, "type": "scatter3d", "x": [0.0134, 0.01276], "y": [-0.007705, -0.008852], "z": [-0.4974, -0.4574]}, {"line": {"color": "blue", "width": 2}, "marker": {"size": 1}, "type": "scatter3d", "x": [0.0275, 0.02616], "y": [-0.01007, -0.01108], "z": [-0.4973, -0.4574]}, {"line": {"color": "blue", "width": 2}, "marker": {"size": 1}, "type": "scatter3d", "x": [0.02461, 0.02389], "y": [-0.01498, -0.01563], "z": [-0.4976, -0.4576]}, {"line": {"color": "blue", "width": 2}, "marker": {"size": 1}, "type": "scatter3d", "x": [0.01943, 0.01949], "y": [-0.01118, -0.01211], "z": [-0.4986, -0.4587]}, {"line": {"color": "blue", "width": 2}, "marker": {"size": 1}, "type": "scatter3d", "x": [0.03477, 0.03404], "y": [-0.005619, -0.006968], "z": [-0.4986, -0.4587]}, {"line": {"color": "blue", "width": 2}, "marker": {"size": 1}, "type": "scatter3d", "x": [0.03518, 0.03484], "y": [-0.009154, -0.01022], "z": [-0.4996, -0.4597]}, {"line": {"color": "blue", "width": 2}, "marker": {"size": 1}, "type": "scatter3d", "x": [0.04591, 0.04511], "y": [-0.009329, -0.01038], "z": [-0.4992, -0.4592]}, {"line": {"color": "blue", "width": 2}, "marker": {"size": 1}, "type": "scatter3d", "x": [0.05137, 0.05048], "y": [-0.007778, -0.008988], "z": [-0.4993, -0.4593]}, {"line": {"color": "blue", "width": 2}, "marker": {"size": 1}, "type": "scatter3d", "x": [0.0549, 0.05404], "y": [-0.006163, -0.007529], "z": [-0.4989, -0.459]}, {"line": {"color": "blue", "width": 2}, "marker": {"size": 1}, "type": "scatter3d", "x": [0.05231, 0.05198], "y": [-0.0125, -0.01343], "z": [-0.5002, -0.4602]}, {"line": {"color": "blue", "width": 2}, "marker": {"size": 1}, "type": "scatter3d", "x": [0.06249, 0.06176], "y": [-0.01274, -0.0137], "z": [-0.4985, -0.4586]}, {"line": {"color": "blue", "width": 2}, "marker": {"size": 1}, "type": "scatter3d", "x": [0.06412, 0.06372], "y": [-0.008513, -0.009823], "z": [-0.4997, -0.4597]}, {"line": {"color": "blue", "width": 2}, "marker": {"size": 1}, "type": "scatter3d", "x": [0.07033, 0.06986], "y": [-0.008654, -0.009984], "z": [-0.4995, -0.4595]}, {"line": {"color": "blue", "width": 2}, "marker": {"size": 1}, "type": "scatter3d", "x": [0.07822, 0.07754], "y": [-0.01269, -0.01374], "z": [-0.499, -0.459]}, {"line": {"color": "blue", "width": 2}, "marker": {"size": 1}, "type": "scatter3d", "x": [0.07321, 0.07325], "y": [-0.01287, -0.01392], "z": [-0.5007, -0.4607]}, {"line": {"color": "blue", "width": 2}, "marker": {"size": 1}, "type": "scatter3d", "x": [0.08193, 0.08163], "y": [-0.009795, -0.0111], "z": [-0.4991, -0.4591]}, {"line": {"color": "blue", "width": 2}, "marker": {"size": 1}, "type": "scatter3d", "x": [0.08679, 0.08646], "y": [-0.01016, -0.01146], "z": [-0.4989, -0.4589]}, {"line": {"color": "blue", "width": 2}, "marker": {"size": 1}, "type": "scatter3d", "x": [0.1002, 0.09923], "y": [-0.01207, -0.01321], "z": [-0.4967, -0.4567]}, {"line": {"color": "blue", "width": 2}, "marker": {"size": 1}, "type": "scatter3d", "x": [0.0969, 0.09649], "y": [-0.01027, -0.01156], "z": [-0.4986, -0.4586]}, {"line": {"color": "blue", "width": 2}, "marker": {"size": 1}, "type": "scatter3d", "x": [0.1007, 0.1003], "y": [-0.00902, -0.01044], "z": [-0.4984, -0.4584]}, {"line": {"color": "blue", "width": 2}, "marker": {"size": 1}, "type": "scatter3d", "x": [0.09628, 0.09665], "y": [-0.01523, -0.01621], "z": [-0.5006, -0.4606]}, {"line": {"color": "blue", "width": 2}, "marker": {"size": 1}, "type": "scatter3d", "x": [0.0999, 0.1003], "y": [-0.01646, -0.01734], "z": [-0.5003, -0.4603]}, {"line": {"color": "blue", "width": 2}, "marker": {"size": 1}, "type": "scatter3d", "x": [0.1104, 0.1102], "y": [-0.01323, -0.01433], "z": [-0.4983, -0.4583]}, {"line": {"color": "blue", "width": 2}, "marker": {"size": 1}, "type": "scatter3d", "x": [0.1098, 0.11], "y": [-0.01826, -0.01898], "z": [-0.4985, -0.4585]}, {"line": {"color": "blue", "width": 2}, "marker": {"size": 1}, "type": "scatter3d", "x": [0.1056, 0.1063], "y": [-0.01308, -0.01418], "z": [-0.5009, -0.4609]}, {"line": {"color": "blue", "width": 2}, "marker": {"size": 1}, "type": "scatter3d", "x": [0.1132, 0.1135], "y": [-0.01876, -0.01943], "z": [-0.4989, -0.4589]}, {"line": {"color": "blue", "width": 2}, "marker": {"size": 1}, "type": "scatter3d", "x": [0.1162, 0.1166], "y": [-0.01871, -0.01937], "z": [-0.4988, -0.4589]}, {"line": {"color": "blue", "width": 2}, "marker": {"size": 1}, "type": "scatter3d", "x": [0.1205, 0.1207], "y": [-0.01806, -0.01878], "z": [-0.4971, -0.4571]}, {"line": {"color": "blue", "width": 2}, "marker": {"size": 1}, "type": "scatter3d", "x": [0.1216, 0.1219], "y": [-0.01658, -0.01741], "z": [-0.4976, -0.4576]}, {"line": {"color": "blue", "width": 2}, "marker": {"size": 1}, "type": "scatter3d", "x": [0.1236, 0.1239], "y": [-0.01802, -0.01873], "z": [-0.4972, -0.4572]}, {"line": {"color": "blue", "width": 2}, "marker": {"size": 1}, "type": "scatter3d", "x": [0.1234, 0.1238], "y": [-0.02184, -0.02225], "z": [-0.4971, -0.4571]}, {"line": {"color": "blue", "width": 2}, "marker": {"size": 1}, "type": "scatter3d", "x": [0.1261, 0.1263], "y": [-0.02379, -0.02406], "z": [-0.4956, -0.4556]}, {"line": {"color": "blue", "width": 2}, "marker": {"size": 1}, "type": "scatter3d", "x": [0.1234, 0.124], "y": [-0.01983, -0.02038], "z": [-0.4972, -0.4573]}, {"line": {"color": "blue", "width": 2}, "marker": {"size": 1}, "type": "scatter3d", "x": [0.1298, 0.1299], "y": [-0.02077, -0.02123], "z": [-0.4951, -0.4551]}, {"line": {"color": "blue", "width": 2}, "marker": {"size": 1}, "type": "scatter3d", "x": [0.1275, 0.1279], "y": [-0.02338, -0.02363], "z": [-0.4957, -0.4557]}, {"line": {"color": "blue", "width": 2}, "marker": {"size": 1}, "type": "scatter3d", "x": [0.1315, 0.1315], "y": [-0.02341, -0.02362], "z": [-0.4947, -0.4547]}, {"line": {"color": "blue", "width": 2}, "marker": {"size": 1}, "type": "scatter3d", "x": [0.1312, 0.1312], "y": [-0.02399, -0.0242], "z": [-0.4947, -0.4547]}, {"line": {"color": "blue", "width": 2}, "marker": {"size": 1}, "type": "scatter3d", "x": [0.131, 0.1311], "y": [-0.02341, -0.02362], "z": [-0.4947, -0.4547]}, {"line": {"color": "blue", "width": 2}, "marker": {"size": 1}, "type": "scatter3d", "x": [0.1306, 0.1307], "y": [-0.02466, -0.02477], "z": [-0.4942, -0.4542]}, {"line": {"color": "blue", "width": 2}, "marker": {"size": 1}, "type": "scatter3d", "x": [0.1266, 0.127], "y": [-0.02215, -0.02246], "z": [-0.4966, -0.4566]}, {"line": {"color": "blue", "width": 2}, "marker": {"size": 1}, "type": "scatter3d", "x": [0.1307, 0.1308], "y": [-0.02038, -0.02084], "z": [-0.4951, -0.4551]}, {"line": {"color": "blue", "width": 2}, "marker": {"size": 1}, "type": "scatter3d", "x": [0.126, 0.1265], "y": [-0.02252, -0.02282], "z": [-0.4968, -0.4568]}, {"line": {"color": "blue", "width": 2}, "marker": {"size": 1}, "type": "scatter3d", "x": [0.1228, 0.1234], "y": [-0.02221, -0.02247], "z": [-0.4971, -0.4572]}, {"line": {"color": "blue", "width": 2}, "marker": {"size": 1}, "type": "scatter3d", "x": [0.1242, 0.1247], "y": [-0.02351, -0.02368], "z": [-0.4966, -0.4566]}], "layout": {"scene": {"aspectmode": "data"}}}
